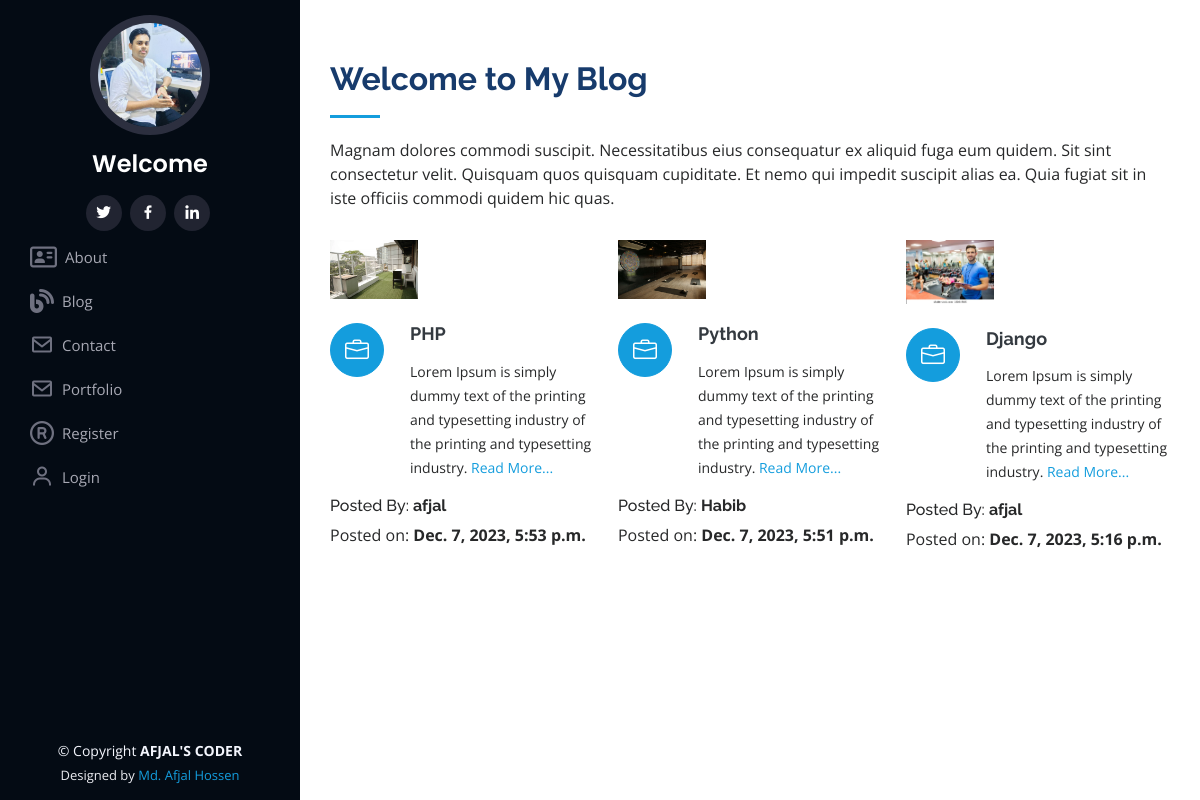
Screenshot of /blog/ with the database file from the repository.
### portfolio/models.py (models this page shows)
class Blog(models.Model):
    title=models.CharField(max_length=60)
    description=models.TextField()
    authname=models.CharField(max_length=15)
    img=models.ImageField(upload_to='blog', blank=True, null=True)
    timestamp=models.DateTimeField(auto_now_add=True,blank=True)

### portfolio/views.py (the view)
# urls.py: path('blog/',views.Blogs, name='blog' ),
def Blogs(request):
    posts=Blog.objects.all()
    context={
        'posts':posts
    }
    return render(request, "blog.html", context)

### template/blog.html (shortened to what this page needs)
{% extends 'base.html' %}
{% block body %}
       <section id="services" class="services">
        <div class="container">
          <div class="section-title">
            <h2>Welcome to My Blog</h2>
            <p>Magnam dolores commodi suscipit. Necessitatibus eius consequatur ex aliquid fuga eum quidem. Sit sint consectetur velit. Quisquam quos quisquam cupiditate. Et nemo qui impedit suscipit alias ea. Quia fugiat sit in iste officiis commodi quidem hic quas.</p>
          </div>
          <div class="row">
            {% for post in posts reversed %}
            <div class="col-lg-4 col-md-6 icon-box" data-aos="fade-up">
                <div class="col-lg-4" data-aos="fade-right">
                    <img src="{{post.img.url}}" class="img-fluid" alt="No-image">
                  </div>
                  <br>
                <div class="icon"><i class="bi bi-briefcase"></i></div>
                <h4 class="title"><a href="">{{post.title}}</a></h4>
                <p class="description">{{post.description}}
                  <a href="/blog_detail">Read More...</a>
                </p>
                <h6>Posted By: <b>{{post.authname}}</b></h6>
                <p>Posted on: <b>{{post.timestamp}}</b></p>
              </div>
            {% endfor %}
          </div>
        </div>
      </section>
{% endblock body %}

### template/base.html (shortened to what this page needs)
{% load static %}
<!DOCTYPE html>
<html lang="en">
<head>
<link rel="stylesheet" href="https://cdnjs.cloudflare.com/ajax/libs/font-awesome/6.5.1/css/all.min.css"
integrity="sha512-DTOQO9RWCH3ppGqcWaEA1BIZOC6xxalwEsw9c2QQeAIftl+Vegovlnee1c9QX4TctnWMn13TZye+giMm8e2LwA==
" />
  <link href="{% static 'assets/vendor/aos/aos.css' %}" rel="stylesheet">
  <link href="{% static 'assets/vendor/bootstrap/css/bootstrap.min.css' %}" rel="stylesheet">
  <link href="{% static 'assets/vendor/bootstrap-icons/bootstrap-icons.css' %}" rel="stylesheet">
  <link href="{% static 'assets/vendor/boxicons/css/boxicons.min.css' %}" rel="stylesheet">
  <link href="{% static 'assets/vendor/glightbox/css/glightbox.min.css' %}" rel="stylesheet">
  <link href="{% static 'assets/vendor/swiper/swiper-bundle.min.css' %}" rel="stylesheet">
  <link href="{% static 'assets/css/style.css' %}" rel="stylesheet">
</head>
<body>
  <header id="header">
    <div class="d-flex flex-column">
      <div class="profile">
        <a href="/">  <img src="{% static 'assets/img/afjal.jpg' %}" alt="" class="img-fluid rounded-circle"></a>
        <h1 class="text-light"><a href="/">Welcome {{user.username}}</a></h1>
        <div class="social-links mt-3 text-center">
          <a href="#" class="twitter"><i class="bx bxl-twitter"></i></a>
          <a href="https://www.facebook.com/profile.php?id=100089616693936" target="_blank"  class="facebook"><i class="bx bxl-facebook"></i></a>
          <a href="#" class="linkedin"><i class="bx bxl-linkedin"></i></a>
        </div>
      </div>
      <nav id="navbar" class="nav-menu navbar">
        <ul>
          <li><a href="/about" class="nav-link scrollto"><i class="fa-regular fa-address-card"></i><span>About</span></a></li>
          <li><a href="/blog" class="nav-link scrollto"><i class="fa-solid fa-blog"></i><span>Blog</span></a></li>
          <li><a href="/contact" class="nav-link scrollto"><i class="bx bx-envelope"></i> <span>Contact</span></a></li>
          <li><a href="/portfolio" class="nav-link scrollto"><i class="bx bx-envelope"></i> <span>Portfolio</span></a></li>
          {% if user.is_authenticated %}
          <li><a href="/auth/change_password" class="nav-link scrollto"><i class="bx bx-envelope"></i> <span>Change Password</span></a></li>
          <li><a href="/auth/edit_registration" class="nav-link scrollto"><i class="bx bx-envelope"></i> <span>Update Profile</span></a></li>
          <li><a href="/auth/logout" class="nav-link scrollto"><i class="bx bx-user"></i> <span>Logout</span></a></li>
          {% else %}
          <li><a href="/auth/register" class="nav-link scrollto"><i class="fa-regular fa-registered"></i> <span>Register</span></a></li>
          <li><a href="/auth/login" class="nav-link scrollto"><i class="bx bx-user"></i> <span>Login</span></a></li>
          {% endif %}
        </ul>
      </nav>
    </div>
  </header>
  <main id="main">
   {% block body %}
   {% endblock body %}
  </main>
  <footer id="footer">
    <div class="container">
      <div class="copyright">
        &copy; Copyright <strong><span>AFJAL'S CODER</span></strong>
      </div>
      <div class="credits">
        Designed by <a href="#">Md. Afjal Hossen</a>
      </div>
    </div>
  </footer>
</body>
</html>

### static/assets/css/style.css (style rules this page uses)
body { font-family: "Open Sans", sans-serif; color: #272829; }
a { color: #149ddd; text-decoration: none; }
h1, h2, h3, h4, h5, h6 { font-family: "Raleway", sans-serif; }
#header { position: fixed; top: 0; left: 0; bottom: 0; width: 300px; transition: all ease-in-out 0.5s; z-index: 9997; transition: all 0.5s; padding: 0 15px; background: #040b14; overflow-y: auto; }
#header .profile img { margin: 15px auto; display: block; width: 120px; border: 8px solid #2c2f3f; }
#header .profile h1 { font-size: 24px; margin: 0; padding: 0; font-weight: 600; -moz-text-align-last: center; text-align-last: center; font-family: "Poppins", sans-serif; }
#header .profile h1 a, #header .profile h1 a:hover { color: #fff; text-decoration: none; }
#header .profile .social-links a { font-size: 18px; display: inline-block; background: #212431; color: #fff; line-height: 1; padding: 8px 0; margin-right: 4px; border-radius: 50%; text-align: center; width: 36px; height: 36px; transition: 0.3s; }
#main { margin-left: 300px; }
.container, .container-fluid { padding-left: 30px; padding-right: 30px; }
.nav-menu { padding: 30px -16px 0 0 0; }
.nav-menu * { margin: 0; padding: 0; list-style: none; }
.nav-menu>ul>li { position: relative; white-space: nowrap; }
.nav-menu a, .nav-menu a:focus { display: flex; align-items: center; color: #a8a9b4; padding: 6px 15px; margin-bottom: 8px; transition: 0.3s; font-size: 15px; }
.nav-menu a i, .nav-menu a:focus i { font-size: 24px; padding-right: 8px; color: #6f7180; }
section { padding: 60px 0; overflow: hidden; }
.section-title { padding-bottom: 30px; }
.section-title h2 { font-size: 32px; font-weight: bold; margin-bottom: 20px; padding-bottom: 20px; position: relative; color: #173b6c; }
.section-title h2::after { content: ""; position: absolute; display: block; width: 50px; height: 3px; background: #149ddd; bottom: 0; left: 0; }
.section-title p { margin-bottom: 0; }
.services .icon-box { margin-bottom: 20px; }
.services .icon { float: left; display: flex; align-items: center; justify-content: center; width: 54px; height: 54px; background: #149ddd; border-radius: 50%; transition: 0.5s; border: 1px solid #149ddd; }
.services .icon i { color: #fff; font-size: 24px; line-height: 0; }
.services .title { margin-left: 80px; font-weight: 700; margin-bottom: 15px; font-size: 18px; }
.services .title a { color: #343a40; }
.services .description { margin-left: 80px; line-height: 24px; font-size: 14px; }
#footer { padding: 15px; color: #f4f6fd; font-size: 14px; position: fixed; left: 0; bottom: 0; width: 300px; z-index: 9999; background: #040b14; }
#footer .copyright { text-align: center; }
#footer .credits { padding-top: 5px; text-align: center; font-size: 13px; color: #eaebf0; }

### rows the page displays
Blog: img (picture), title "PHP", description "Lorem Ipsum is simply dummy text of the printing and typesetting industry of the printing and typesetting industry.", authname "afjal", timestamp "Dec. 7, 2023, 5:53 p.m."
Blog: img (picture), title "Python", description "Lorem Ipsum is simply dummy text of the printing and typesetting industry of the printing and typesetting industry.", authname "Habib", timestamp "Dec. 7, 2023, 5:51 p.m."
Blog: img (picture), title "Django", description "Lorem Ipsum is simply dummy text of the printing and typesetting industry of the printing and typesetting industry.", authname "afjal", timestamp "Dec. 7, 2023, 5:16 p.m."
